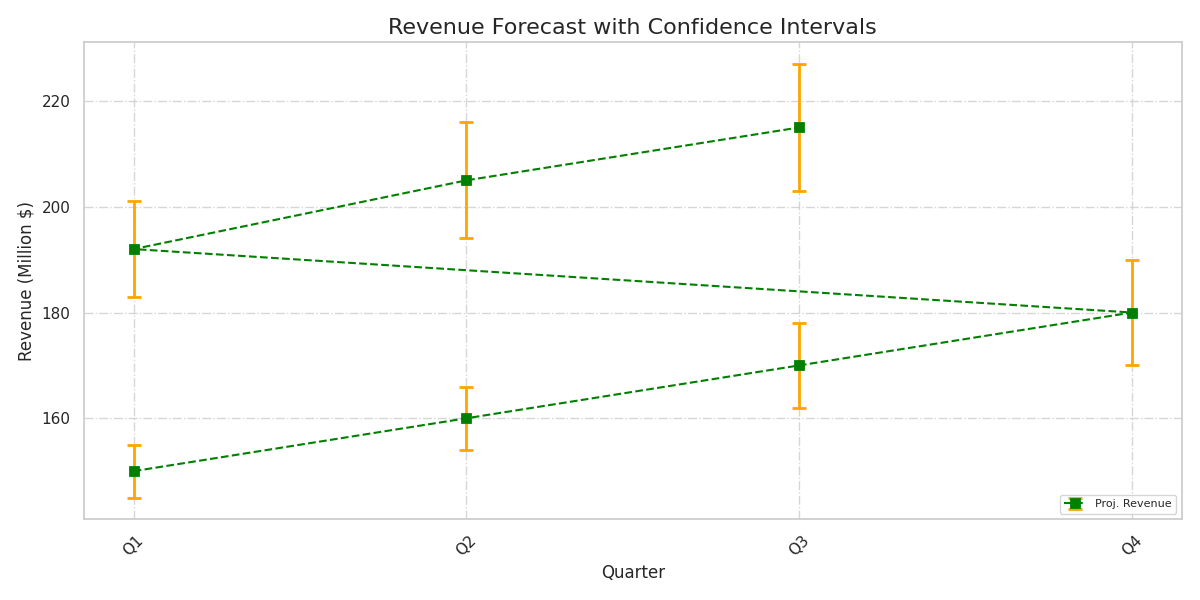

Write the Python code that produced this figure.
import matplotlib.pyplot as plt
import numpy as np

quarters = np.array([
    'Q1', 'Q2', 'Q3', 'Q4',
    'Q1', 'Q2', 'Q3'
])

projected_revenues = np.array([150, 160, 170, 180, 192, 205, 215])

errors = np.array([5, 6, 8, 10, 9, 11, 12])

plt.figure(figsize=(12, 6))

# Randomly altering marker, line style, and color
plt.errorbar(
    quarters, projected_revenues, yerr=errors, fmt='--s',
    ecolor='orange', capsize=5, elinewidth=2, markeredgewidth=2,
    color='green', label='Proj. Revenue'
)

plt.title('Revenue Forecast with Confidence Intervals', fontsize=16)
plt.xlabel('Quarter', fontsize=12)
plt.ylabel('Revenue (Million $)', fontsize=12)

plt.xticks(rotation=45)

# Randomly changing the grid style and alpha
plt.grid(True, linestyle='-.', alpha=0.8)

# Randomly changing the legend's location and font size
plt.legend(loc='lower right', fontsize=8)

plt.tight_layout()

plt.show()
